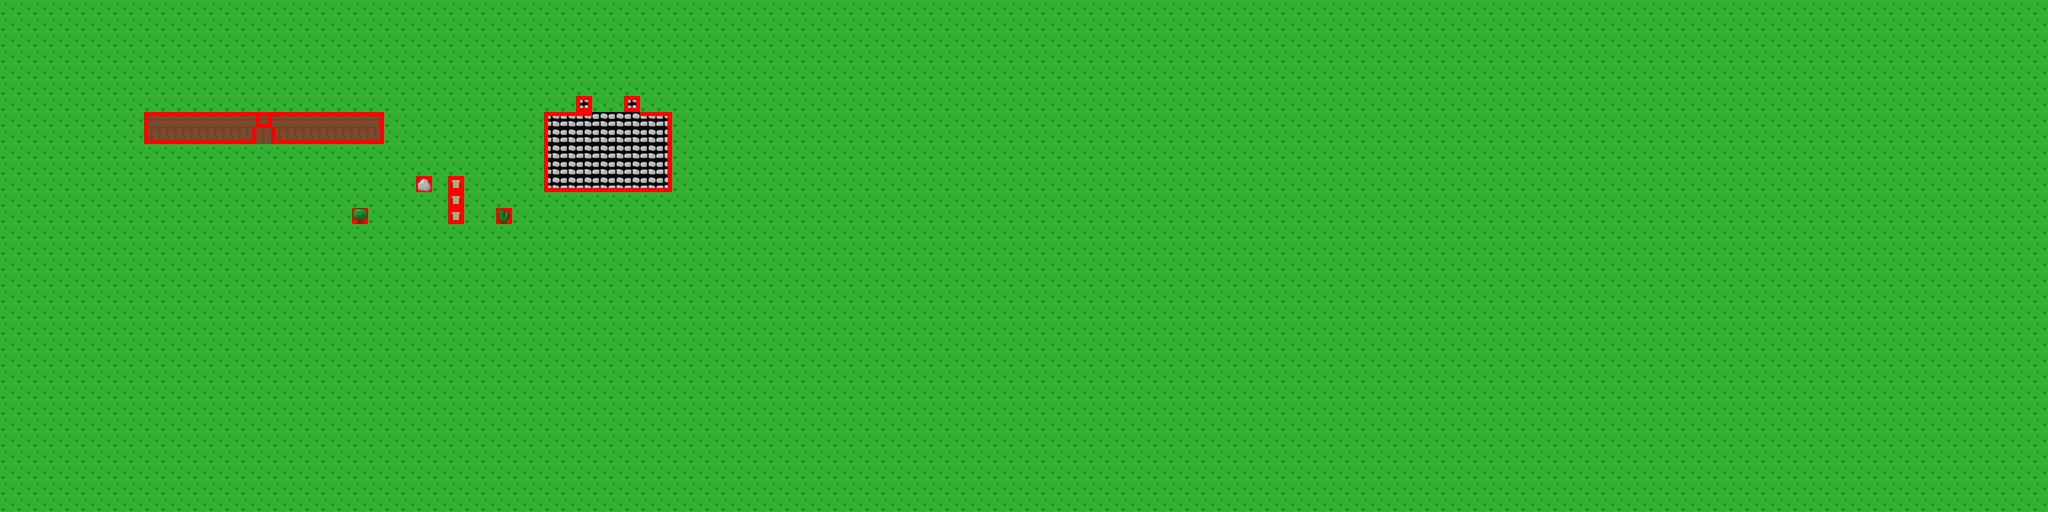

Rendered tile map (Tiled .tmx) drawn with the repository's tilesets; below, a short description and the map source with its tile grids summarised:
An orthogonal 128x32 tile map with 32x32 px tiles, 3 tile layers (Tile Layer 1, collision, Tile Layer 3), 1 hidden layer not drawn, 2 tilesets and 10 objects (7x stair, 2x npc, teleporter).

<map version="1.0" orientation="orthogonal" width="128" height="32" tilewidth="32" tileheight="32">
 <properties>
  <property name="cam_origin_x" value="4" />
  <property name="cam_origin_y" value="1" />
  <property name="tileset" value="res/tileset.png" />
 </properties>
 <tileset firstgid="1" name="tileset" tilewidth="32" tileheight="32">
  <image source="tileset.png" width="192" height="256" />
 </tileset>
 <tileset firstgid="49" name="collision" tilewidth="32" tileheight="32">
  <image source="zz_collision.png" width="128" height="512" />
 </tileset>
 <layer name="Tile Layer 1" width="128" height="32">
  <data>[4096 cells, 4096 non-empty, 5 distinct tile ids]</data>
 </layer>
 <objectgroup name="Object Layer 1" width="128" height="32">
  <object name="player" type="npc" x="512" y="480" width="32" height="32">
   <properties>
    <property name="ai" value="player_ai" />
    <property name="autospawn" value="" />
    <property name="sprite" value="res/baurn.spr" />
   </properties>
  </object>
  <object name="teleport" type="teleporter" x="544" y="160" width="32" height="32">
   <properties>
    <property name="ai" value="teleporter_ai" />
    <property name="sprite" value="res/baurn.spr" />
    <property name="teleport_layer" value="0" />
    <property name="teleport_map" value="res/testroom.ldmz" />
    <property name="teleport_x" value="5" />
    <property name="teleport_y" value="5" />
   </properties>
  </object>
  <object name="box" type="npc" x="928" y="256" width="32" height="32">
   <properties>
    <property name="ai" value="box_ai" />
    <property name="sprite" value="res/box.spr" />
   </properties>
  </object>
  <object name="stair" type="stair" x="512" y="256" width="32" height="32">
   <properties>
    <property name="ai" value="stair_ai" />
    <property name="layer_to" value="1" />
    <property name="sprite" value="res/box.spr" />
   </properties>
  </object>
  <object name="arne" type="stair" x="1216" y="224" width="32" height="32">
   <properties>
    <property name="ai" value="stair_ai" />
    <property name="layer_to" value="1" />
    <property name="sprite" value="res/box.spr" />
   </properties>
  </object>
  <object name="arne" type="stair" x="1184" y="224" width="32" height="32">
   <properties>
    <property name="ai" value="stair_ai" />
    <property name="layer_to" value="1" />
    <property name="sprite" value="res/box.spr" />
   </properties>
  </object>
  <object name="arne" type="stair" x="1216" y="224" width="32" height="32">
   <properties>
    <property name="ai" value="stair_ai" />
    <property name="layer_to" value="1" />
    <property name="sprite" value="res/box.spr" />
   </properties>
  </object>
 </objectgroup>
 <layer name="collision" width="128" height="32">
  <data>[4096 cells, 58 non-empty, 10 distinct tile ids]</data>
 </layer>
 <layer name="Tile Layer 3" width="128" height="32">
  <data>[4096 cells, 3 non-empty, 3 distinct tile ids]</data>
 </layer>
 <objectgroup name="Object Layer 2" width="128" height="32">
  <object name="stair" type="stair" x="512" y="320" width="32" height="32">
   <properties>
    <property name="ai" value="stair_ai" />
    <property name="layer_to" value="0" />
    <property name="sprite" value="res/box.spr" />
   </properties>
  </object>
  <object name="arne" type="stair" x="1216" y="192" width="32" height="32">
   <properties>
    <property name="ai" value="stair_ai" />
    <property name="layer_to" value="0" />
    <property name="sprite" value="res/box.spr" />
   </properties>
  </object>
  <object name="arne" type="stair" x="1184" y="192" width="32" height="32">
   <properties>
    <property name="ai" value="stair_ai" />
    <property name="layer_to" value="0" />
    <property name="sprite" value="res/box.spr" />
   </properties>
  </object>
 </objectgroup>
 <layer name="collision" width="128" height="32" visible="0">
  <data>[4096 cells, 68 non-empty, 7 distinct tile ids]</data>
 </layer>
</map>
